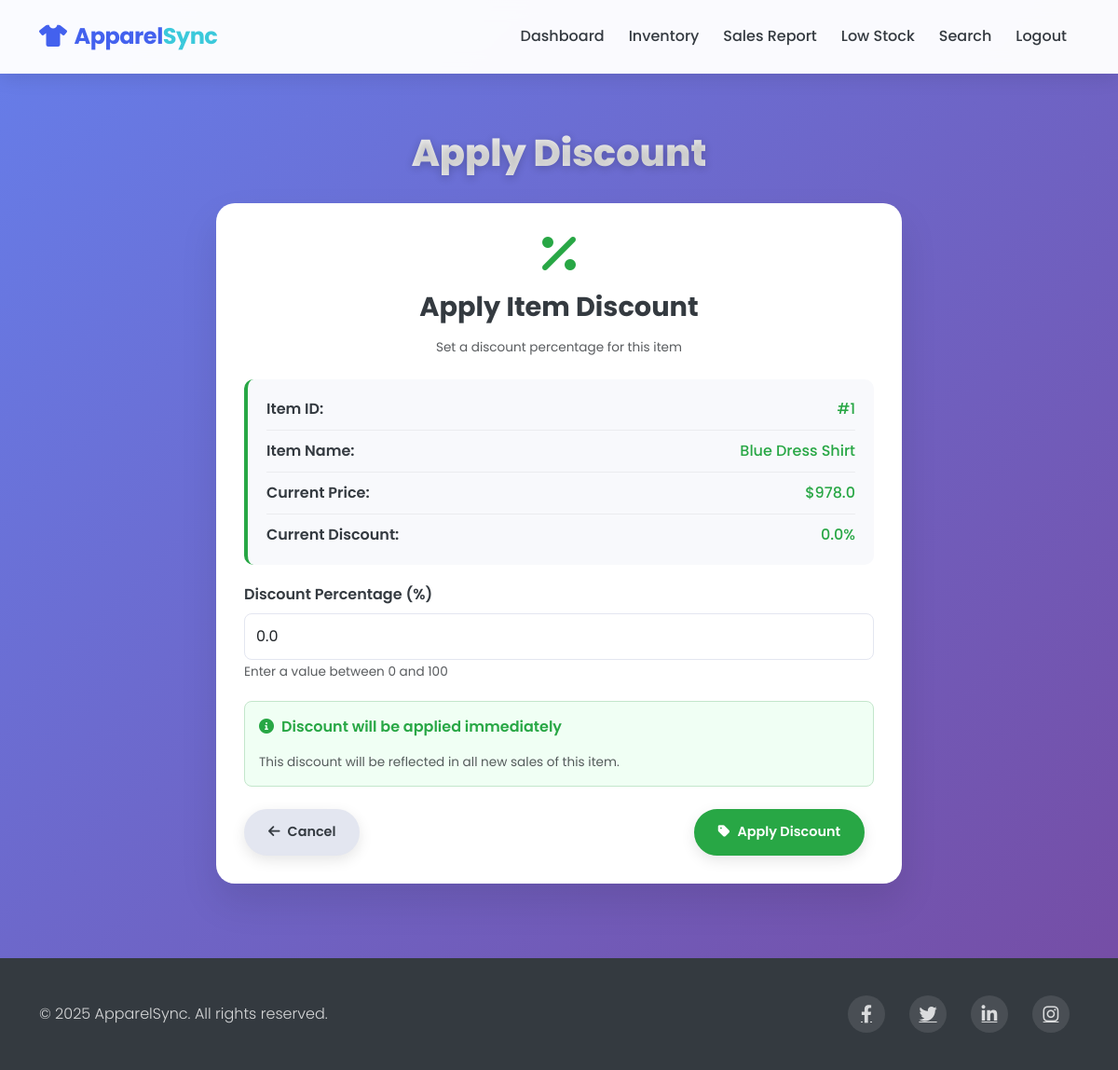
The app's page /dashboard/apply_discount?id=1 (signed in) with its own data.
### models.py (models this page shows)
class InventoryItem(db.Model):
    id = db.Column(db.Integer, primary_key=True)
    item_name = db.Column(db.String(100), nullable=False)
    quantity = db.Column(db.Integer, nullable=False)
    price = db.Column(db.Float, nullable=False)
    discount = db.Column(db.Float, default=0.0)
    created_at = db.Column(db.DateTime, nullable=False, default=datetime.utcnow)
    last_updated = db.Column(db.DateTime, nullable=False, default=datetime.utcnow, onupdate=datetime.utcnow)
    user_id = db.Column(db.Integer, db.ForeignKey('user.id'), nullable=False)
    sales = db.relationship('Sale', backref='item', lazy=True)
    low_stock_alerts = db.relationship('LowStock', backref='item', lazy=True)

### routes.py (the view, shortened to what this page needs)
@app.route('/dashboard/apply_discount', methods=['GET', 'POST'])
@login_required
def apply_discount():
    item_id = request.args.get('id')
    selected_item = None
    if item_id:
        selected_item = InventoryItem.query.get(int(item_id))
    inventory = InventoryItem.query.all()
    return render_template('apply_discount.html', inventory=inventory, selected_item=selected_item)

### app.py (called while the page is built)
@login_manager.user_loader
def load_user(user_id):
    return User.query.get(int(user_id))

### templates/apply_discount.html (shortened to what this page needs)
<!DOCTYPE html>
<html lang="en">
<head>
    <link href="https://cdn.jsdelivr.net/npm/bootstrap@5.3.0-alpha1/dist/css/bootstrap.min.css" rel="stylesheet">
    <link rel="stylesheet" href="https://cdnjs.cloudflare.com/ajax/libs/font-awesome/6.0.0/css/all.min.css">
</head>
<body>
    <nav class="navbar navbar-expand-lg navbar-light py-3 fixed-top">
        <div class="container">
            <a class="navbar-brand" href="/"><i class="fas fa-tshirt me-2"></i>Apparel<span>Sync</span></a>
            <div class="collapse navbar-collapse" id="navbarNav">
                <ul class="navbar-nav ms-auto">
                    <li class="nav-item">
                        <a class="nav-link" href="/dashboard">Dashboard</a>
                    </li>
                    <li class="nav-item">
                        <a class="nav-link" href="/dashboard/view_inventory">Inventory</a>
                    </li>
                    <li class="nav-item">
                        <a class="nav-link" href="/dashboard/sales_report">Sales Report</a>
                    </li>
                    <li class="nav-item">
                        <a class="nav-link" href="/dashboard/low_stock">Low Stock</a>
                    </li>
                    <li class="nav-item">
                        <a class="nav-link" href="/dashboard/search">Search</a>
                    </li>
                    <li class="nav-item">
                        <a class="nav-link" href="/logout">Logout</a>
                    </li>
                </ul>
            </div>
        </div>
    </nav>
    <section class="content-section">
        <div class="container">
            <h1 class="page-title">Apply Discount</h1>
            <div class="row justify-content-center">
                <div class="col-lg-8">
                    <div class="form-card">
                        <div class="text-center mb-4">
                            <i class="fas fa-percentage discount-icon"></i>
                            <h3 class="mb-3">Apply Item Discount</h3>
                            <p class="text-muted">Set a discount percentage for this item</p>
                        </div>
                        <form action="/dashboard/apply_discount" method="POST">
                            {% if selected_item %}
                                <div class="item-details">
                                    <div class="item-detail-row">
                                        <span class="item-detail-label">Item ID:</span>
                                        <span class="item-detail-value">#{{ selected_item.id }}</span>
                                    </div>
                                    <div class="item-detail-row">
                                        <span class="item-detail-label">Item Name:</span>
                                        <span class="item-detail-value">{{ selected_item.item_name }}</span>
                                    </div>
                                    <div class="item-detail-row">
                                        <span class="item-detail-label">Current Price:</span>
                                        <span class="item-detail-value">${{ selected_item.price }}</span>
                                    </div>
                                    <div class="item-detail-row">
                                        <span class="item-detail-label">Current Discount:</span>
                                        <span class="item-detail-value">{{ selected_item.discount }}%</span>
                                    </div>
                                </div>
                            {% else %}
                                <div class="form-group">
                                    <label for="item_id" class="form-label">Item ID</label>
                                    <input type="number" class="form-control" id="item_id" name="item_id" min="1" required>
                                    <small class="text-muted">Enter the ID of the item to apply discount</small>
                                </div>
                            {% endif %}
                            <div class="form-group">
                                <label for="discount" class="form-label">Discount Percentage (%)</label>
                                <input type="number" class="form-control" id="discount" name="discount" min="0" max="100" step="0.01" required {% if selected_item %}value="{{ selected_item.discount }}"{% endif %}>
                                <small class="text-muted">Enter a value between 0 and 100</small>
                            </div>
                            <div class="confirmation-box">
                                <p class="info-text"><i class="fas fa-info-circle me-2"></i>Discount will be applied immediately</p>
                                <p class="small text-muted mb-0">This discount will be reflected in all new sales of this item.</p>
                            </div>
                            <div class="d-flex justify-content-between mt-4">
                                <a href="/dashboard/view_inventory" class="btn btn-cancel btn-action">
                                    <i class="fas fa-arrow-left me-2"></i>Cancel
                                </a>
                                <button type="submit" class="btn btn-submit btn-action">
                                    <i class="fas fa-tag me-2"></i>Apply Discount
                                </button>
                            </div>
                        </form>
                    </div>
                </div>
            </div>
        </div>
    </section>
    <footer>
        <div class="container">
            <div class="row align-items-center">
                <div class="col-md-6">
                    <p class="copyright mb-0">&copy; 2025 ApparelSync. All rights reserved.</p>
                </div>
                <div class="col-md-6">
                    <div class="social-icons">
                        <a href="#" class="me-3"><i class="fab fa-facebook-f"></i></a>
                        <a href="#" class="me-3"><i class="fab fa-twitter"></i></a>
                        <a href="#" class="me-3"><i class="fab fa-linkedin-in"></i></a>
                        <a href="#"><i class="fab fa-instagram"></i></a>
                    </div>
                </div>
            </div>
        </div>
    </footer>
</body>
</html>

### templates/apply_discount.html (style rules this page uses)
:root { --primary-color: #4361ee; --secondary-color: #f8f9fc; --accent-color: #3bc9db; --dark-color: #343a40; --light-color: #f8f9fc; --discount-color: #28a745; --gradient-start: #667eea; --gradient-end: #764ba2; }
body { background: linear-gradient(135deg, var(--gradient-start) 0%, var(--gradient-end) 100%); min-height: 100vh; font-family: 'Poppins', sans-serif; }
.navbar { background-color: rgba(255, 255, 255, 0.97); backdrop-filter: blur(10px); box-shadow: 0 4px 20px rgba(0, 0, 0, 0.1); padding: 15px 0; border-bottom: 1px solid rgba(255, 255, 255, 0.1); }
.navbar-brand { font-weight: 700; color: var(--primary-color); font-size: 1.5rem; letter-spacing: -0.5px; }
.navbar-brand span { color: var(--accent-color); }
.nav-link { font-weight: 500; color: var(--dark-color); position: relative; padding: 8px 15px; margin: 0 5px; transition: all 0.3s ease; }
.nav-link::after { content: ''; position: absolute; width: 0; height: 2px; background: var(--primary-color); bottom: 0; left: 50%; transform: translateX(-50%); transition: width 0.3s ease; }
.content-section { padding: 140px 0 80px; }
.page-title { color: white; font-weight: 800; text-shadow: 0 2px 10px rgba(0, 0, 0, 0.2); margin-bottom: 30px; text-align: center; font-size: 2.5rem; background: linear-gradient(to right, #ffffff, #e0e0e0); -webkit-background-clip: text; background-clip: text; color: transparent; }
.form-card { background-color: white; border-radius: 20px; padding: 30px; box-shadow: 0 20px 40px rgba(0, 0, 0, 0.1); border: none; }
.form-card h3 { font-weight: 700; color: var(--dark-color); margin-bottom: 20px; font-size: 1.8rem; }
.form-group { margin-bottom: 20px; }
.form-label { font-weight: 600; color: var(--dark-color); margin-bottom: 8px; }
.form-control { padding: 12px; border-radius: 8px; border: 1px solid #e3e6f0; font-family: 'Poppins', sans-serif; transition: all 0.3s ease; }
.text-muted { font-size: 0.85rem; margin-top: 5px; }
.btn-action { padding: 12px 24px; border-radius: 30px; font-size: 0.9rem; font-weight: 600; margin-right: 10px; transition: all 0.3s ease; box-shadow: 0 5px 15px rgba(0, 0, 0, 0.1); position: relative; overflow: hidden; }
.btn-action::before { content: ''; position: absolute; top: 0; left: -100%; width: 100%; height: 100%; background: rgba(255, 255, 255, 0.2); transition: all 0.4s ease; }
.btn-submit { background-color: var(--discount-color); color: white; border: 2px solid var(--discount-color); }
.btn-cancel { background-color: #e3e6f0; color: var(--dark-color); border: 2px solid #e3e6f0; }
footer { background-color: #343a40; color: white; padding: 40px 0; }
footer a { color: rgba(255, 255, 255, 0.8); transition: color 0.3s ease; margin: 0 10px; font-size: 1.2rem; }
.copyright { opacity: 0.8; font-weight: 300; }
.social-icons { display: flex; justify-content: flex-end; }
.social-icons a { display: flex; align-items: center; justify-content: center; width: 40px; height: 40px; border-radius: 50%; background: rgba(255, 255, 255, 0.1); transition: all 0.3s ease; }
.discount-icon { font-size: 3rem; color: var(--discount-color); margin-bottom: 1rem; }
.confirmation-box { background-color: #f0fff4; border: 1px solid #c3e6cb; border-radius: 8px; padding: 15px; margin-top: 20px; }
.info-text { color: var(--discount-color); font-weight: 600; }
.item-details { background-color: var(--secondary-color); padding: 20px; border-radius: 10px; margin-bottom: 20px; border-left: 4px solid var(--discount-color); }
.item-detail-row { display: flex; justify-content: space-between; margin-bottom: 10px; padding-bottom: 10px; border-bottom: 1px solid rgba(0, 0, 0, 0.05); }
.item-detail-row:last-child { border-bottom: none; margin-bottom: 0; padding-bottom: 0; }
.item-detail-label { font-weight: 600; color: var(--dark-color); }
.item-detail-value { font-weight: 500; color: var(--discount-color); }

### records on screen
InventoryItem: id "1", item_name "Blue Dress Shirt", price "978.0", discount "0.0"
